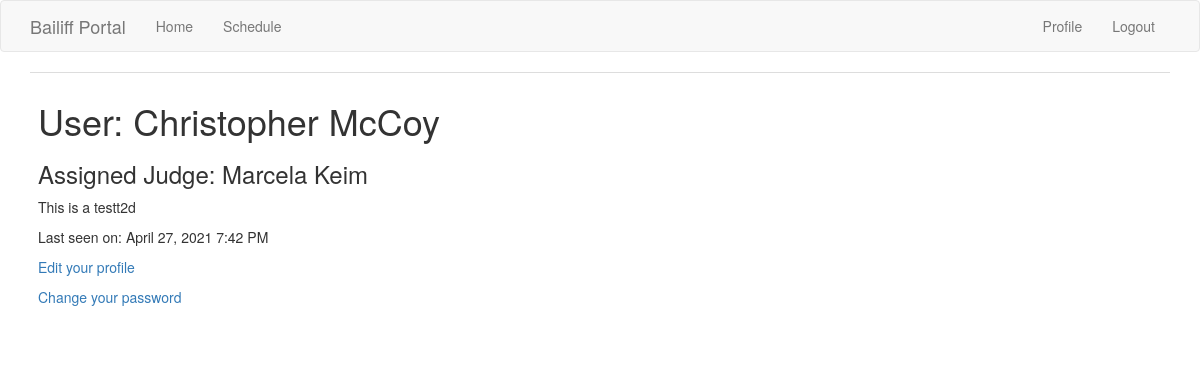
The app's page /user/christopher.mccoy (signed in), older data.
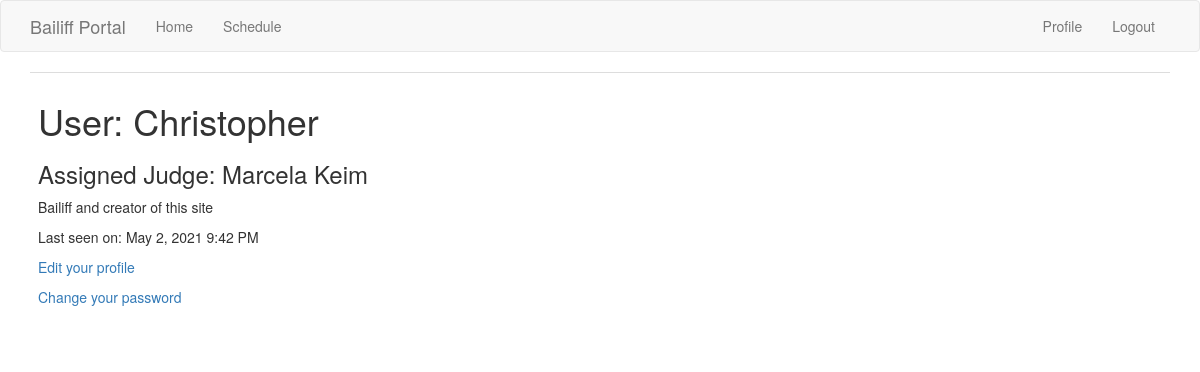
The same page, newer data.
### app/models.py (models this page shows, shortened)
class User(UserMixin, db.Model):
  id = db.Column(db.Integer, primary_key=True)
  username = db.Column(db.String(64), index=True, unique=True)
  displayname = db.Column(db.String(64), unique=True)
  password_hash = db.Column(db.String(128))
  about_me = db.Column(db.String(500))
  last_seen = db.Column(db.DateTime, default=datetime.datetime.utcnow)
  permissions = db.Column(db.Integer) # 0=user, 1=Manager, 2=Admin
  judge = db.Column(db.String(64))

### app/main/routes.py (the view)
@bp.route('/user/<username>') # <username> is a dynamic component
@login_required
def user(username):
  user = User.query.filter_by(username=username).first_or_404()
  return render_template('user.html', user=user,
                        title="{}'s User Page".format(
                                  current_user.displayname))

### app/main/routes.py (called while the page is built)
@bp.before_request # decorator from Flask registers the function to be executed before the view function
def before_request():
  if current_user.is_authenticated:
    current_user.last_seen = datetime.utcnow()
    db.session.commit()

### app/models.py (called while the page is built)
@login.user_loader
def load_user(id):
  return User.query.get(int(id))

### app/templates/user.html
{% extends "base.html" %}
{% block app_content %}
  <table class="table table-hover">
    <tr>
      <td>
        <h1>User: {{ user.displayname }}</h1>
        <h3>Assigned Judge: {{ user.judge }}</h2>
        {% if user.about_me %}<p>{{ user.about_me }}</p>{% endif %}
        <p>Last seen on: {{ moment(user.last_seen).format('LLL') }}</p>
        {% if user == current_user %}
        <p><a href="{{ url_for('main.edit_profile') }}">Edit your profile</a></p>
        <p><a href="{{ url_for('auth.change_password') }}">Change your password
        {% endif %}
      </td>
    </tr>
  </table>
{% endblock %}

### app/templates/base.html (shortened to what this page needs)
{% extends 'bootstrap/base.html' %}
{% block navbar %}
  <nav class="navbar navbar-default">
    <div class="container">
      <div class="navbar-header">
        <a class="navbar-brand" href="{{ url_for('main.index') }}">Bailiff Portal</a>
      </div>
      <div class="collapse navbar-collapse" id="bs-example-navbar-collapse-1">
        <ul class="nav navbar-nav">
          <li><a href="{{ url_for('main.index') }}">Home</a></li>
          <li><a href="{{ url_for('schedule.schedule') }}">Schedule</a></li>
        </ul>
        <ul class="nav navbar-nav navbar-right">
            {% if current_user.is_anonymous %}
            <li><a href="{{ url_for('auth.login') }}">Login</a></li>
            {% else %}
            <li><a href="{{ url_for('main.user', username=current_user.username) }}">Profile</a></li>
            <li><a href="{{ url_for('auth.logout') }}">Logout</a></li>
            {% endif %}
        </ul>
      </div>
    </div>
  </nav>
{% endblock %}
{% block content %}
  <div class="container">
    {% block app_content %}{% endblock %}
  </div>
{% endblock %}

Row changes from the older to the newer data that the page shows:
changed User "Marcela Keim": displayname "Christopher McCoy" → "Christopher"; about_me "This is a testt2d" → "Bailiff and creator of this site"; last_seen "April 27, 2021 7:42 PM" → "May 2, 2021 9:42 PM"
